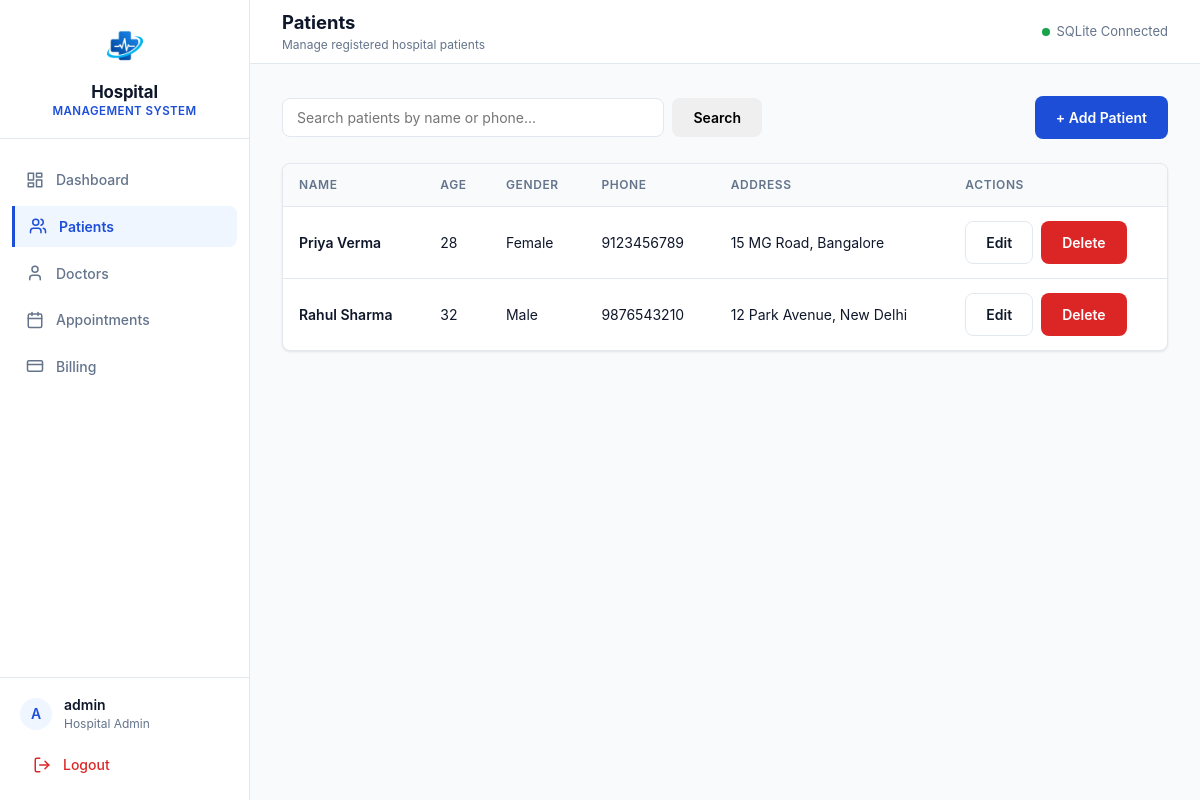
Screenshot of /patients (signed in) with the database file from the repository.
### tables this page shows
CREATE TABLE patients (
            patient_id INTEGER PRIMARY KEY AUTOINCREMENT,
            name TEXT NOT NULL,
            age INTEGER NOT NULL,
            gender TEXT NOT NULL,
            phone TEXT NOT NULL,
            address TEXT NOT NULL
        );

### app.py (the view)
@app.route("/patients")
@login_required
def patients():
    search_query = request.args.get("search", "").strip()
    database = get_database_connection()
    if search_query:
        search_pattern = build_like_pattern(search_query)
        patient_records = database.execute(
            """
            SELECT patient_id, name, age, gender, phone, address
            FROM patients
            WHERE name LIKE ? ESCAPE '\\'
               OR phone LIKE ? ESCAPE '\\'
            ORDER BY patient_id DESC
            """,
            (search_pattern, search_pattern),
        ).fetchall()
    else:
        patient_records = database.execute("""
            SELECT patient_id, name, age, gender, phone, address
            FROM patients
            ORDER BY patient_id DESC
            """).fetchall()
    return render_template(
        "patients.html",
        patients=patient_records,
        search_query=search_query,
    )

### app.py (called while the page is built)
def get_database_connection():
    if "database" not in g:
        g.database = sqlite3.connect(DATABASE_PATH)
        g.database.row_factory = sqlite3.Row
        g.database.execute("PRAGMA foreign_keys = ON")
    return g.database

@app.teardown_appcontext
def close_database_connection(exception=None):
    database = g.pop("database", None)
    if database is not None:
        database.close()

def login_required(view_function):
    @wraps(view_function)
    def decorated_function(*args, **kwargs):
        if "user" not in session:
            return redirect(url_for("login"))
        return view_function(*args, **kwargs)
    return decorated_function

### templates/patients.html (shortened to what this page needs)
{% extends "base.html" %}
{% block header_title %}Patients{% endblock %}
{% block header_subtitle %}Manage registered hospital patients{% endblock %}
{% block content %}
<div class="page-toolbar">
  <form action="{{ url_for('patients') }}" method="GET" class="search-form" role="search">
    <div class="search-input-group">
      <input
        type="text"
        name="search"
        class="form-control search-input"
        placeholder="Search patients by name or phone..."
        value="{{ search_query }}"
        aria-label="Search patients"
      >
      <button type="submit" class="btn btn-secondary">Search</button>
    </div>
  </form>
  <a href="{{ url_for('add_patient') }}" class="btn btn-primary">+ Add Patient</a>
</div>
{% if patients %}
  <div class="content-card">
    <div class="table-responsive">
      <table class="data-table">
        <thead>
          <tr>
            <th scope="col">Name</th>
            <th scope="col">Age</th>
            <th scope="col">Gender</th>
            <th scope="col">Phone</th>
            <th scope="col">Address</th>
            <th scope="col">Actions</th>
          </tr>
        </thead>
        <tbody>
          {% for patient in patients %}
            <tr>
              <td class="font-medium">{{ patient.name }}</td>
              <td>{{ patient.age }}</td>
              <td>{{ patient.gender }}</td>
              <td>{{ patient.phone }}</td>
              <td>{{ patient.address }}</td>
              <td>
                <div class="table-actions">
                  <a href="{{ url_for('edit_patient', patient_id=patient.patient_id) }}" class="btn btn-sm btn-outline">Edit</a>
                  <a href="{{ url_for('delete_patient', patient_id=patient.patient_id) }}" class="btn btn-sm btn-danger">Delete</a>
                </div>
              </td>
            </tr>
          {% endfor %}
        </tbody>
      </table>
    </div>
  </div>
{% endif %}
{% endblock %}

### static/css/style.css (style rules this page uses)
:root { --primary: #1d4ed8; --primary-hover: #1e40af; --primary-light: #eff6ff; --primary-border: #bfdbfe; --text-main: #0f172a; --text-muted: #64748b; --text-subtle: #94a3b8; --bg-body: #f8fafc; --bg-surface: #ffffff; --border-color: #e2e8f0; --color-success: #16a34a; --color-success-bg: #f0fdf4; --color-success-border: #bbf7d0; --color-warning: #d97706; --color-warning-bg: #fffbeb; --color-warning-border: #fde68a; --color-danger: #dc2626; --color-danger-bg: #fef2f2; --color-danger-border: #fecaca; --color-info: #0284c7; --color-info-bg: #f0f9ff; --color-info-border: #bae6fd; --radius-sm: 4px; --radius-md: 8px; --radius-lg: 12px; --shadow-sm: 0 1px 3px 0 rgba(15, 23, 42, 0.06), 0 1px 2px 0 rgba(15, 23, 42, 0.04); --shadow-md: 0 4px 6px -1px rgba(15, 23, 42, 0.08), 0 2px 4px -2px rgba(15, 23, 42, 0.05); --font-sans: -apple-system, BlinkMacSystemFont, "Segoe UI", Roboto, "Helvetica Neue", Arial, sans-serif; }
*, *::before, *::after { box-sizing: border-box; }
html, body { margin: 0; padding: 0; font-family: var(--font-sans); background-color: var(--bg-body); color: var(--text-main); line-height: 1.5; -webkit-font-smoothing: antialiased; }
a { color: var(--primary); text-decoration: none; }
.content-card { background-color: var(--bg-surface); border: 1px solid var(--border-color); border-radius: var(--radius-md); box-shadow: var(--shadow-sm); margin-bottom: 2rem; overflow: hidden; }
.table-responsive { width: 100%; overflow-x: auto; }
.data-table { width: 100%; border-collapse: collapse; text-align: left; font-size: 0.875rem; }
.data-table th { background-color: var(--bg-body); color: var(--text-muted); font-weight: 600; font-size: 0.75rem; text-transform: uppercase; letter-spacing: 0.05em; padding: 0.75rem 1rem; border-bottom: 1px solid var(--border-color); }
.data-table td { padding: 0.875rem 1rem; border-bottom: 1px solid var(--border-color); color: var(--text-main); vertical-align: middle; }
.data-table tbody tr:last-child td { border-bottom: none; }
.form-control { width: 100%; padding: 0.625rem 0.875rem; border: 1px solid var(--border-color); border-radius: var(--radius-md); font-size: 0.875rem; font-family: inherit; color: var(--text-main); background-color: var(--bg-surface); transition: border-color 0.15s ease, box-shadow 0.15s ease; }
.btn { display: inline-flex; align-items: center; justify-content: center; gap: 0.5rem; padding: 0.625rem 1.25rem; border-radius: var(--radius-md); font-size: 0.875rem; font-weight: 600; font-family: inherit; cursor: pointer; border: 1px solid transparent; transition: all 0.15s ease-in-out; text-decoration: none; }
.btn-primary { background-color: var(--primary); color: #ffffff; }
.btn-danger { background-color: var(--color-danger); color: #ffffff; }
.btn-outline { background-color: transparent; border-color: var(--border-color); color: var(--text-main); }
.page-toolbar { display: flex; align-items: center; justify-content: space-between; gap: 1rem; margin-bottom: 1.5rem; flex-wrap: wrap; }
.search-form { display: flex; align-items: center; flex: 1; max-width: 480px; }
.search-input-group { display: flex; align-items: center; gap: 0.5rem; width: 100%; }
.search-input { min-width: 220px; }
.table-actions { display: flex; align-items: center; gap: 0.5rem; }
.font-medium { font-weight: 600; }

### rows the page displays
patients: name "Priya Verma", age "28", gender "Female", phone "9123456789", address "15 MG Road, Bangalore"
patients: name "Rahul Sharma", age "32", gender "Male", phone "9876543210", address "12 Park Avenue, New Delhi"

### other values shown
{{ session.get('user', 'Administrator') }} "admin"
